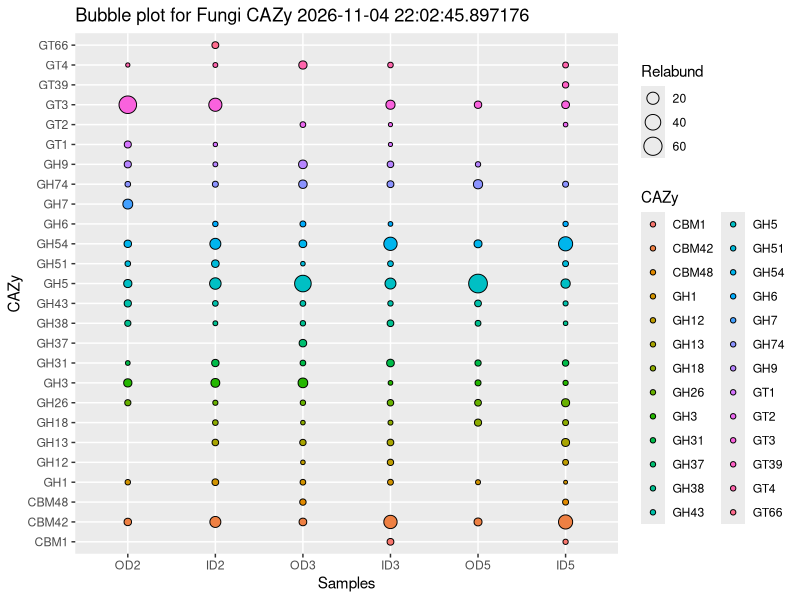
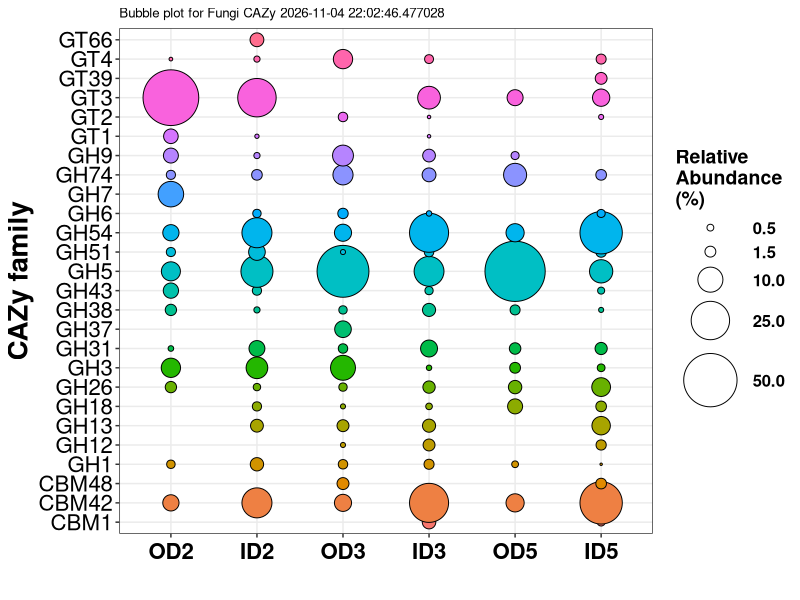
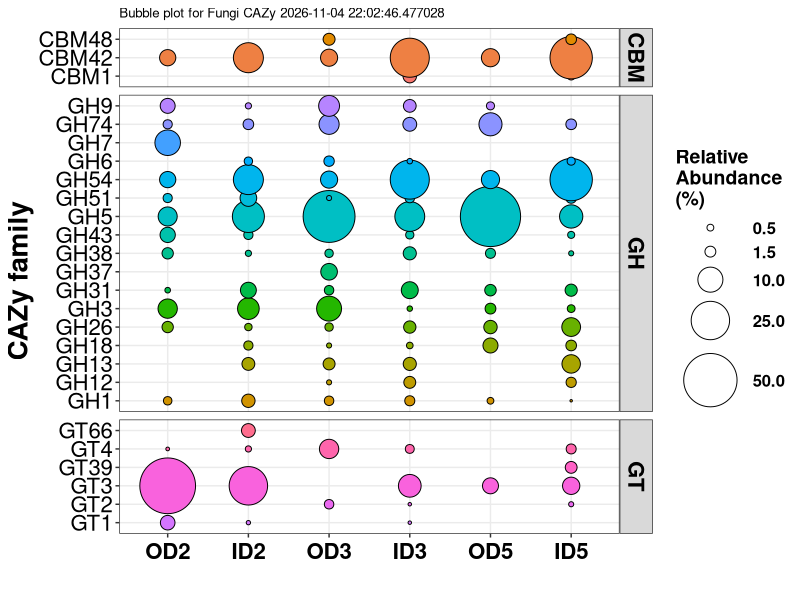
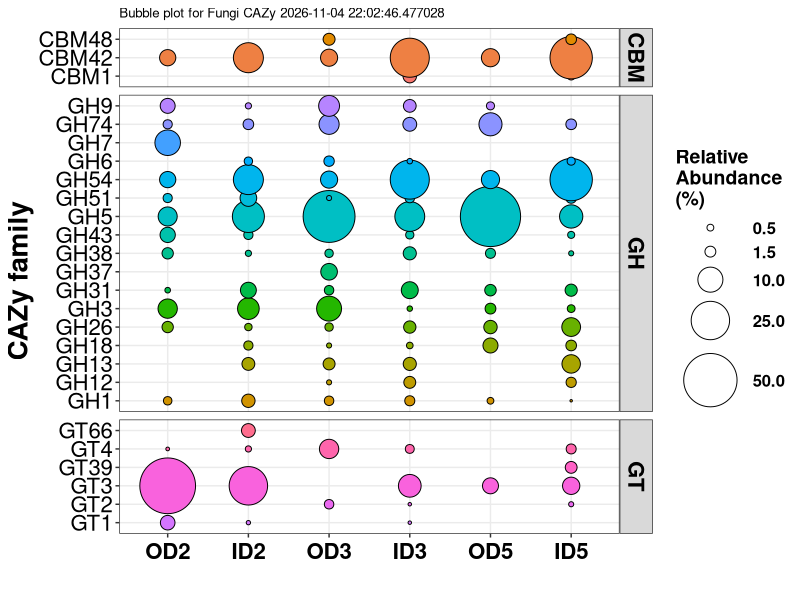

Recreate these plots in R, in order.

### Example script generating bubble plot with ggplot2 package
### Sizhong Yang
### GreenGate Genomics
### May 11, 2022

## load packages
library(ggplot2)
library(reshape2)

##  Step1, read in data

df = read.table('example_data_fungi.tsv', header=TRUE, sep="\t") 

## Step2, convert to percentage

per = sweep(df[,-1], 2, colSums(df[,-1]),"/")*100

## Add a new column by CAZyFamily

per$CAZy = df$CAZy

per$CAZyFamily = gsub('\\d+', '', per$CAZy)

## Step3, convert to long format

per.m = melt(per, id.vars = c('CAZy', 'CAZyFamily'), variable.name = 'Samples', value.name = "Relabund")
dim(per.m)
head(per.m)

## Step4, check new data and manipulate features

summary(per.m$Relabund)  ## Summary information of Relative abundance

per.m$Samples = factor(per.m$Samples, levels = c("OD2","ID2","OD3","ID3","OD5","ID5"))

## Step5, Generate plot object with ggplot2

p = ggplot(data = per.m, aes(x = Samples, y = CAZy, size = Relabund, fill=CAZy)) + 
	geom_point(data=subset(per.m, Relabund>0), na.rm=TRUE,shape=21)+ 
	ggtitle(paste("Bubble plot for Fungi CAZy",Sys.time()))

print(p)

p2 = ggplot(data = per.m, aes(x = Samples, y = CAZy, size = Relabund, fill=CAZy)) + 
	geom_point(data=subset(per.m, Relabund>0), na.rm=TRUE,shape=21)+ 
	ggtitle(paste("Bubble plot for Fungi CAZy",Sys.time())) +
	xlab("") + ylab("CAZy family") + 
	theme_bw() + 
	theme(title = element_text(size = 8, face="plain"),
		axis.title = element_text(size = 20, face="bold"),
		axis.text.x = element_text(size=16,angle = 0, vjust = 0.5,hjust = 0.5,face="bold",color='black'), 
		axis.text.y = element_text(size=16,face="plain",color='black'),
		legend.title = element_text(colour="black", size=14, face="bold"),
		legend.text = element_text(size=12, face="bold")) + 
	scale_size(range = c(0.5, 20), breaks = c(0.5,1.5,10,25,50,65))+
	guides(fill = 'none') +
	guides(size=guide_legend("Relative\nAbundance\n(%)"))

print(p2)

## facet by CAZyFamily

p2 + facet_grid(CAZyFamily~., scales = 'free',space = "free") + 
	theme(strip.text = element_text(colour="black", size=16, face="bold"))

## save plot to a vector plot, here we use pdf devices

ggsave(file = "test.pdf", device = "pdf")



